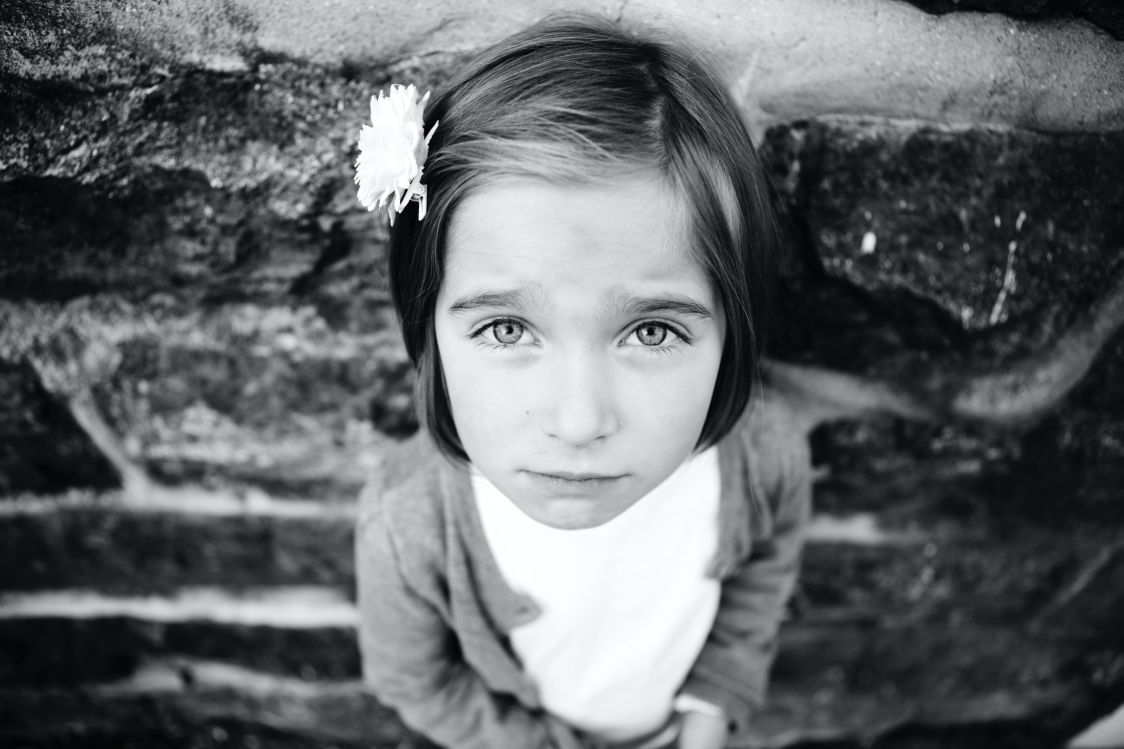
#> input picture OpenCV/person2.jpg, 5616 x 3744 px (shown at 1/5 size)
$ python 10.06.py
#> lines starting #> are read from the running program, lines starting #| are printed output that depends on the picture
import numpy as np
import cv2

face_cascade = cv2.CascadeClassifier('../../main/OpenCV/haarcascade/haarcascade_frontalface_alt.xml')
eye_cascade = cv2.CascadeClassifier('../../main/OpenCV/haarcascade/haarcascade_eye.xml')
img = cv2.imread('person2.jpg')
#> img is the input picture: shape (3744, 5616, 3); mean B, G, R 104, 102, 101

gray = cv2.cvtColor(img, cv2.COLOR_BGR2GRAY)

faces = face_cascade.detectMultiScale(gray, 1.3, 5)
#> faces = [[1954, 889, 1930, 1930]]
for (x,y,w,h) in faces:
    cv2.rectangle(img,(x,y),(x+w,y+h),(255,0,0),10)
    roi_gray = gray[y:y+h, x:x+w]
    roi_color = img[y:y+h, x:x+w]
    eyes = eye_cascade.detectMultiScale(roi_gray,min(5,5))
    for (ex,ey,ew,eh) in eyes:
        cv2.rectangle(roi_color,(ex,ey),(ex+ew,ey+eh),(0,255,0),10)
#> this loop made 1 pass
#> (x, y, w, h, eyes) on pass 1: (1954, 889, 1930, 1930, [[319, 519, 500, 500], [1025, 518, 500, 500]])
#> pass 1, `roi_gray = gray[y:y+h, x:x+w]`:
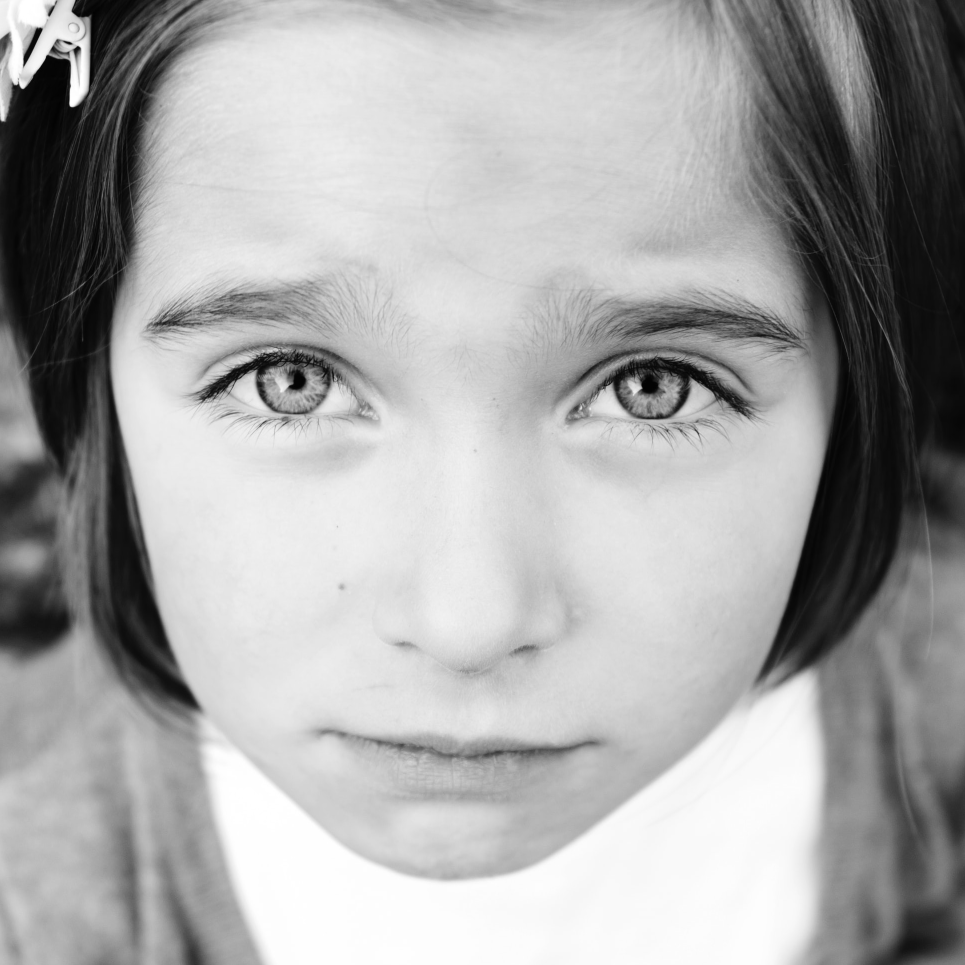
#> roi_gray: shape (1930, 1930) (shown at 1/2 size); min 0, max 255, mean 166.4
#> after the loop:
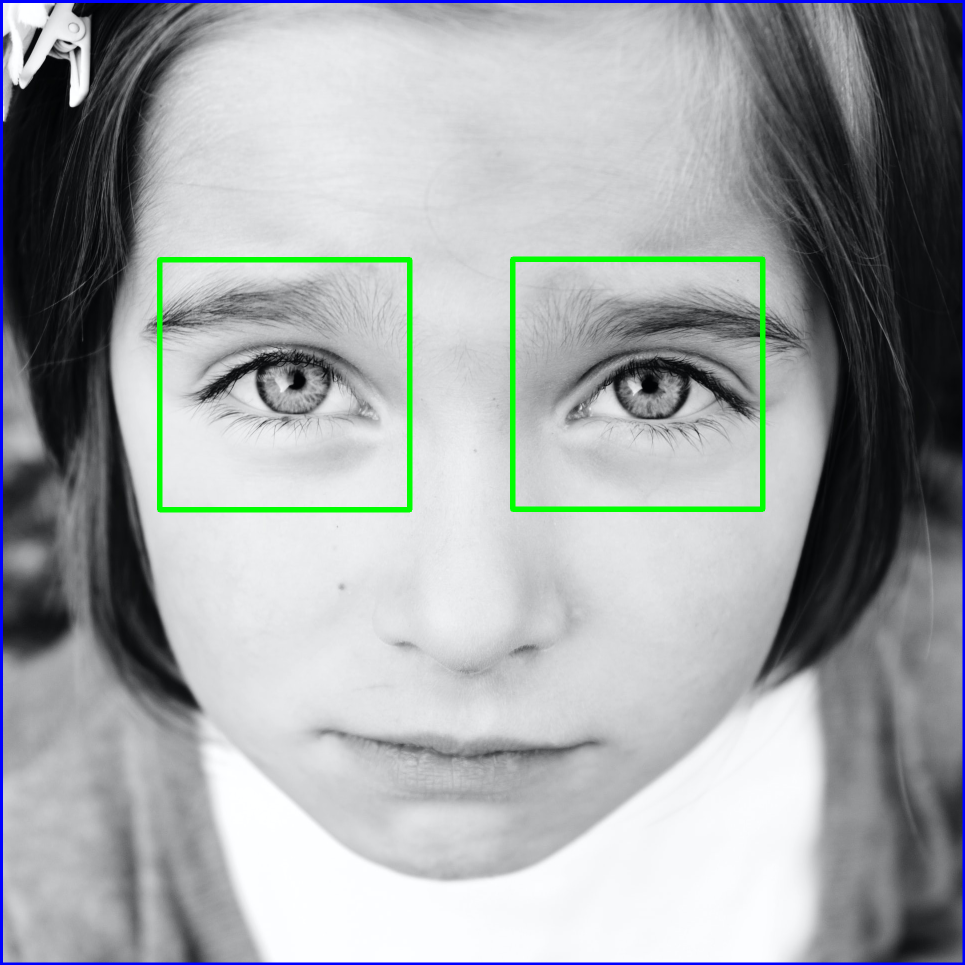
#> roi_color: shape (1930, 1930, 3) (shown at 1/2 size); mean B, G, R 167.3, 165.4, 161.5

img = cv2.resize(img,(500,600))
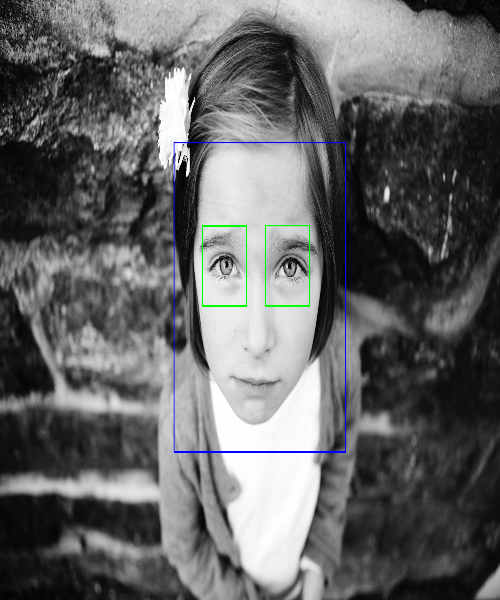
#> img: shape (600, 500, 3); mean B, G, R 103.9, 101.5, 100

cv2.imshow('img',img)
cv2.waitKey(0)
cv2.destroyAllWindows()

$ run again, with OpenCV/person.jpg copied over OpenCV/person2.jpg
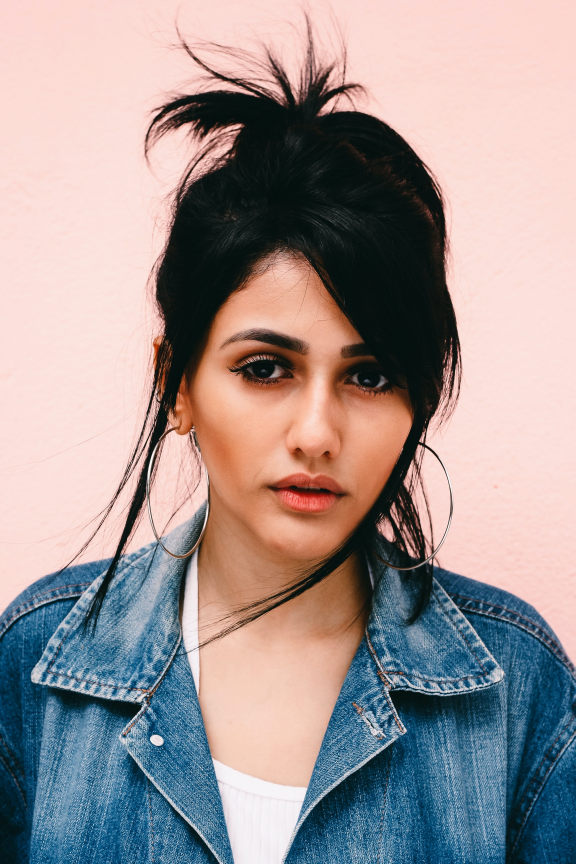
#> input picture OpenCV/person.jpg, 1727 x 2591 px (shown at 1/3 size)
#> img is the input picture: shape (2591, 1727, 3); mean B, G, R 147, 147.4, 158.4
#> `gray = cv2.cvtColor(img, cv2.COLOR_BGR2GRAY)`:
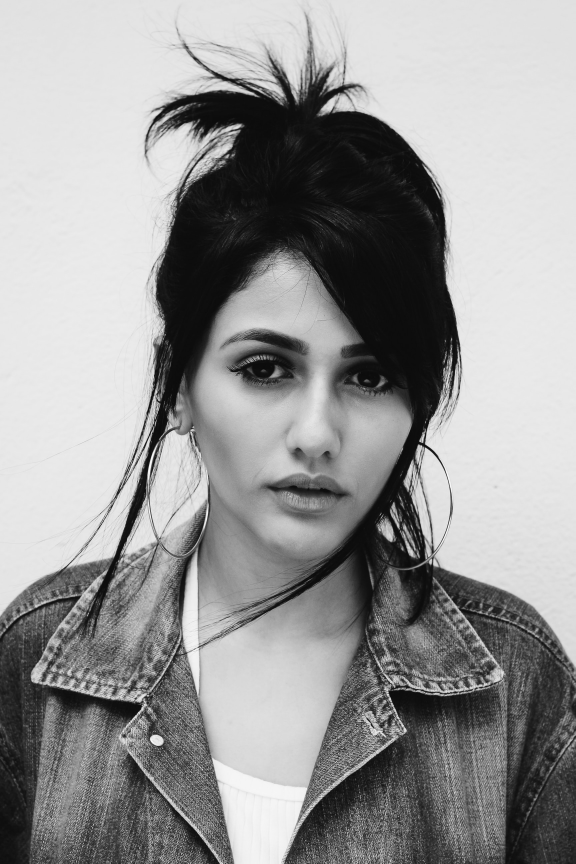
#> gray: shape (2591, 1727) (shown at 1/3 size); min 1, max 255, mean 150.6
#> faces = [[484, 774, 925, 925]]
#> the loop `for (x,y,w,h) in faces:` made 1 pass
#> `img = cv2.resize(img,(500,600))`:
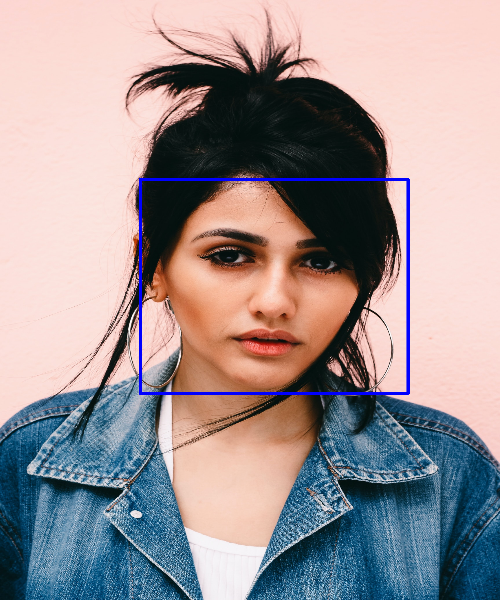
#> img: shape (600, 500, 3); mean B, G, R 148.4, 146.1, 156.9
